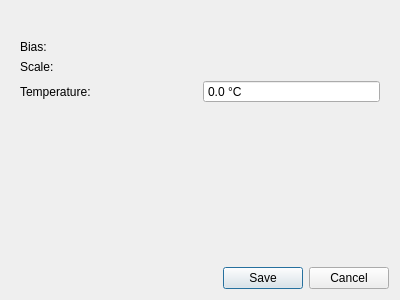
<?xml version="1.0" encoding="UTF-8"?>
<ui version="4.0">
 <class>Acceleration_Calibration_Wizard_Done</class>
 <widget class="QWidget" name="Acceleration_Calibration_Wizard_Done">
  <property name="geometry">
   <rect>
    <x>0</x>
    <y>0</y>
    <width>400</width>
    <height>300</height>
   </rect>
  </property>
  <property name="windowTitle">
   <string>Form</string>
  </property>
  <layout class="QVBoxLayout" name="verticalLayout">
   <item>
    <widget class="QLabel" name="info">
     <property name="text">
      <string/>
     </property>
     <property name="wordWrap">
      <bool>true</bool>
     </property>
    </widget>
   </item>
   <item>
    <widget class="QWidget" name="widget" native="true">
     <layout class="QGridLayout" name="gridLayout">
      <item row="0" column="0">
       <widget class="QLabel" name="label_2">
        <property name="text">
         <string>Bias:</string>
        </property>
       </widget>
      </item>
      <item row="1" column="0">
       <widget class="QLabel" name="label_3">
        <property name="text">
         <string>Scale:</string>
        </property>
       </widget>
      </item>
      <item row="1" column="1">
       <widget class="QLabel" name="scale">
        <property name="text">
         <string/>
        </property>
       </widget>
      </item>
      <item row="0" column="1">
       <widget class="QLabel" name="bias">
        <property name="text">
         <string/>
        </property>
       </widget>
      </item>
      <item row="2" column="0">
       <widget class="QLabel" name="label">
        <property name="text">
         <string>Temperature:</string>
        </property>
       </widget>
      </item>
      <item row="2" column="1">
       <widget class="QDoubleSpinBox" name="temperature">
        <property name="buttonSymbols">
         <enum>QAbstractSpinBox::NoButtons</enum>
        </property>
        <property name="suffix">
         <string> °C</string>
        </property>
        <property name="decimals">
         <number>1</number>
        </property>
        <property name="minimum">
         <double>-20.000000000000000</double>
        </property>
       </widget>
      </item>
     </layout>
    </widget>
   </item>
   <item>
    <spacer name="verticalSpacer">
     <property name="orientation">
      <enum>Qt::Vertical</enum>
     </property>
     <property name="sizeHint" stdset="0">
      <size>
       <width>20</width>
       <height>40</height>
      </size>
     </property>
    </spacer>
   </item>
   <item>
    <widget class="QDialogButtonBox" name="buttonBox">
     <property name="standardButtons">
      <set>QDialogButtonBox::Cancel|QDialogButtonBox::Save</set>
     </property>
    </widget>
   </item>
  </layout>
 </widget>
 <resources/>
 <connections/>
</ui>
